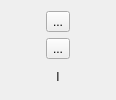
<?xml version="1.0" encoding="UTF-8"?>
<ui version="4.0">
 <class>ControlItemWithShortcut</class>
 <widget class="QWidget" name="ControlItemWithShortcut">
  <property name="geometry">
   <rect>
    <x>0</x>
    <y>0</y>
    <width>116</width>
    <height>100</height>
   </rect>
  </property>
  <property name="windowTitle">
   <string>Form</string>
  </property>
  <layout class="QVBoxLayout" name="verticalLayout_2">
   <item>
    <layout class="QHBoxLayout" name="horizontalLayout_2">
     <item>
      <widget class="QToolButton" name="pushButtonPlus">
       <property name="text">
        <string>...</string>
       </property>
      </widget>
     </item>
    </layout>
   </item>
   <item>
    <layout class="QHBoxLayout" name="horizontalLayout">
     <item>
      <widget class="QToolButton" name="pushButtonMinus">
       <property name="text">
        <string>...</string>
       </property>
      </widget>
     </item>
    </layout>
   </item>
   <item>
    <widget class="QLabel" name="label">
     <property name="text">
      <string>l</string>
     </property>
     <property name="alignment">
      <set>Qt::AlignCenter</set>
     </property>
    </widget>
   </item>
  </layout>
 </widget>
 <resources/>
 <connections/>
</ui>
